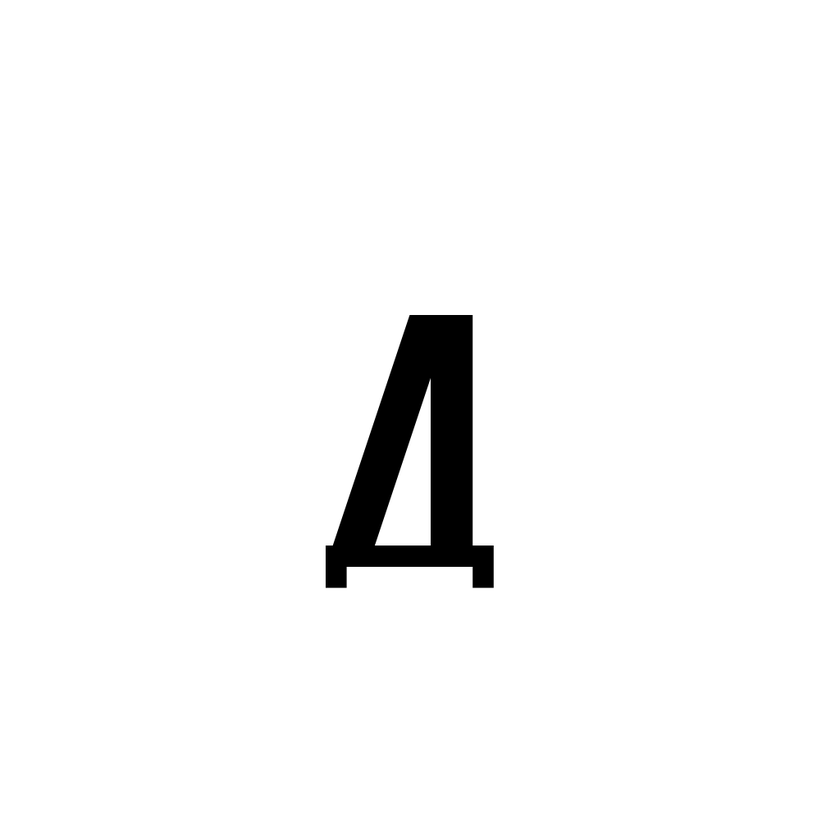
#> input picture result0/Elem.png, 840 x 840 px, shrunk from 1024 x 1024 before the run
$ python opencv.py
#> lines starting #> are read from the running program, lines starting #| are printed output that depends on the picture; after the words box and inside, x2 and y2 are one past the last pixel; in counts of white or black regions, pixels touching at a corner belong together
import cv2
import svgwrite


image = cv2.imread('result0/Elem.png')
#> image is the input picture: shape (840, 840, 3); min 0, max 255, mean 246.6
gray_image = cv2.cvtColor(image, cv2.COLOR_BGR2GRAY)
ret, thresh_image = cv2.threshold(gray_image, 100, 255, cv2.THRESH_BINARY)
#> thresh_image: shape (840, 840); 96.7% white; 1 black region
contours, hierarchy = cv2.findContours(thresh_image, cv2.RETR_TREE, cv2.CHAIN_APPROX_SIMPLE)
#> contours = 3 contours; box (x1, y1, x2, y2) and area: (0, 0, 840, 840) 703921, (325, 314, 495, 589) 28310, (375, 379, 431, 546) 4592
cv2.drawContours(image, contours, -1, (0, 255, 0), 3)
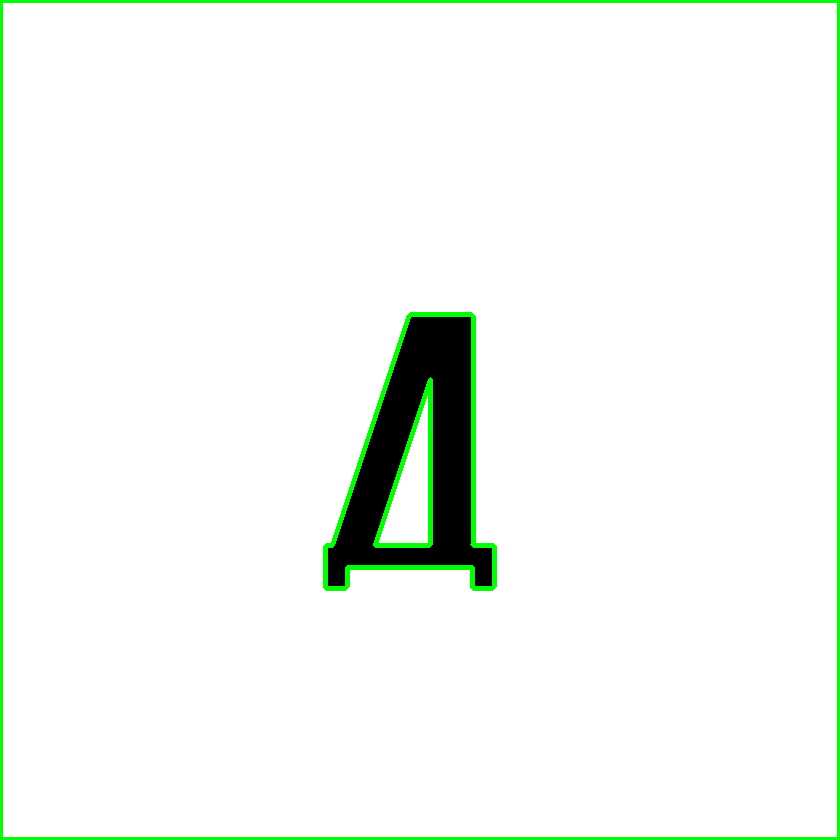
#> image: shape (840, 840, 3); 2.29% of pixels changed, all inside (x1, y1, x2, y2) = (0, 0, 840, 840)
approx_contours = cv2.approxPolyDP(contours[0], 0.01 * cv2.arcLength(contours[0], True), True)
#> approx_contours = [[0, 0], [0, 839], [839, 839], [839, 0]]

#> (the run stopped early here; a loop or call above may not have finished)
